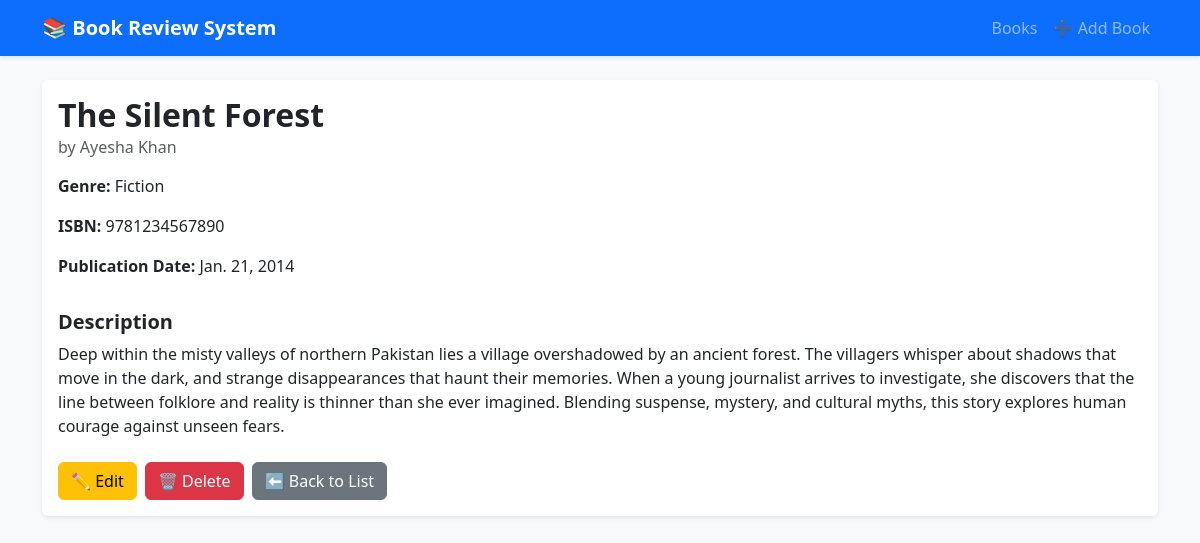
The page /book/6 on the database its author committed.
### book/models.py (models this page shows, shortened)
class Book(models.Model):
    GENRE_CHOICES = [
        ('fiction', 'Fiction'),
        ('non_fiction', 'Non-Fiction'),
        ('science', 'Science'),
        ('technology', 'Technology'),
        ('history', 'History'),
        ('other', 'Other'),
    ]
    title = models.CharField(max_length=200)
    author = models.CharField(max_length=200)
    description = models.TextField()
    genre = models.CharField(max_length=20,choices=GENRE_CHOICES)
    isbn = models.CharField('ISBN',max_length=13,unique=True)
    publication_date = models.DateField()
    average_rating = models.DecimalField(
        max_digits=3,
        decimal_places=2,
        validators=[MinLengthValidator(0),MaxLengthValidator(5)],
        default=0
    )
    created_at = models.DateTimeField(auto_now_add=True)
    updated_at = models.DateTimeField(auto_now=True)

### book/views.py (the view)
# urls.py: path('book/<int:pk>',views.book_detail,name='book_detail'),
def book_detail(request, pk):
    book = Book.objects.get(pk=pk)
    return render(request,'book/book_detail.html',{'book':book})

### book/templates/book/book_detail.html (shortened to what this page needs)
{% extends "book/base.html" %}
{% block content %}
<div class="card shadow-sm border-0">
  <div class="card-body">
      <h2 class="card-title fw-bold">{{ book.title }}</h2>
      <h6 class="card-subtitle mb-3 text-muted">by {{ book.author }}</h6>
      <div class="row mb-3">
          <div class="col-md-6">
              <p><strong>Genre:</strong> {{ book.get_genre_display }}</p>
              <p><strong>ISBN:</strong> {{ book.isbn }}</p>
              <p><strong>Publication Date:</strong> {{ book.publication_date }}</p>
          </div>
      </div>
      <h5 class="fw-bold">Description</h5>
      <p class="card-text">{{ book.description }}</p>
      <div class="mt-4 d-flex gap-2">
        <a href="{% url 'book_update' book.pk %}" class="btn btn-warning">✏️ Edit</a>
        <a href="{% url 'book_delete' book.pk %}" class="btn btn-danger">🗑️ Delete</a>
        <a href="{% url 'book_list' %}" class="btn btn-secondary">⬅ Back to List</a>
      </div>
  </div>
</div>
{% endblock content %}

### rows shown on the page
Book: title "The Silent Forest", author "Ayesha Khan", genre "Fiction", isbn "9781234567890", publication_date "Jan. 21, 2014", description "Deep within the misty valleys of northern Pakistan lies a village overshadowed by an ancient forest. The villagers whisper about shadows that move in the dark, and strange disappearances that haunt their memories. When a young journalist arrives to investigate, she discovers that the line between folklore and reality is thinner than she ever imagined. Blending suspense, mystery, and cultural myths, this story explores human courage against unseen fears."
